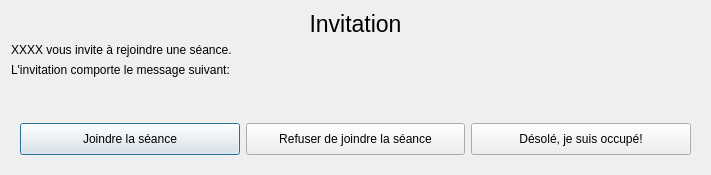
<?xml version="1.0" encoding="UTF-8"?>
<ui version="4.0">
 <class>JoinSessionDialog</class>
 <widget class="QDialog" name="JoinSessionDialog">
  <property name="geometry">
   <rect>
    <x>0</x>
    <y>0</y>
    <width>711</width>
    <height>175</height>
   </rect>
  </property>
  <property name="windowTitle">
   <string>Invitation à rejoindre une séance</string>
  </property>
  <layout class="QVBoxLayout" name="verticalLayout">
   <item>
    <widget class="QLabel" name="lblInvite">
     <property name="sizePolicy">
      <sizepolicy hsizetype="Preferred" vsizetype="Maximum">
       <horstretch>0</horstretch>
       <verstretch>0</verstretch>
      </sizepolicy>
     </property>
     <property name="font">
      <font>
       <pointsize>17</pointsize>
      </font>
     </property>
     <property name="text">
      <string>Invitation</string>
     </property>
     <property name="alignment">
      <set>Qt::AlignCenter</set>
     </property>
    </widget>
   </item>
   <item>
    <widget class="QLabel" name="lblInviteText">
     <property name="sizePolicy">
      <sizepolicy hsizetype="Preferred" vsizetype="Maximum">
       <horstretch>0</horstretch>
       <verstretch>0</verstretch>
      </sizepolicy>
     </property>
     <property name="text">
      <string>XXXX vous invite à rejoindre une séance.</string>
     </property>
    </widget>
   </item>
   <item>
    <widget class="QLabel" name="lblInviteMsg">
     <property name="sizePolicy">
      <sizepolicy hsizetype="Preferred" vsizetype="Maximum">
       <horstretch>0</horstretch>
       <verstretch>0</verstretch>
      </sizepolicy>
     </property>
     <property name="text">
      <string>L'invitation comporte le message suivant:</string>
     </property>
    </widget>
   </item>
   <item>
    <spacer name="verticalSpacer">
     <property name="orientation">
      <enum>Qt::Vertical</enum>
     </property>
     <property name="sizeHint" stdset="0">
      <size>
       <width>20</width>
       <height>40</height>
      </size>
     </property>
    </spacer>
   </item>
   <item>
    <widget class="QFrame" name="frameButtons">
     <layout class="QHBoxLayout" name="horizontalLayout">
      <item>
       <widget class="QPushButton" name="btnJoinSession">
        <property name="sizePolicy">
         <sizepolicy hsizetype="Preferred" vsizetype="Fixed">
          <horstretch>0</horstretch>
          <verstretch>0</verstretch>
         </sizepolicy>
        </property>
        <property name="minimumSize">
         <size>
          <width>175</width>
          <height>32</height>
         </size>
        </property>
        <property name="cursor">
         <cursorShape>PointingHandCursor</cursorShape>
        </property>
        <property name="text">
         <string>Joindre la séance</string>
        </property>
        <property name="icon">
         <iconset resource="../../resources/TeraClient.qrc">
          <normaloff>:/icons/ok2.png</normaloff>:/icons/ok2.png</iconset>
        </property>
        <property name="iconSize">
         <size>
          <width>24</width>
          <height>24</height>
         </size>
        </property>
       </widget>
      </item>
      <item>
       <widget class="QPushButton" name="btnDenySession">
        <property name="sizePolicy">
         <sizepolicy hsizetype="Preferred" vsizetype="Fixed">
          <horstretch>0</horstretch>
          <verstretch>0</verstretch>
         </sizepolicy>
        </property>
        <property name="minimumSize">
         <size>
          <width>175</width>
          <height>32</height>
         </size>
        </property>
        <property name="cursor">
         <cursorShape>PointingHandCursor</cursorShape>
        </property>
        <property name="text">
         <string>Refuser de joindre la séance</string>
        </property>
        <property name="icon">
         <iconset resource="../../resources/TeraClient.qrc">
          <normaloff>:/icons/error2.png</normaloff>:/icons/error2.png</iconset>
        </property>
        <property name="iconSize">
         <size>
          <width>24</width>
          <height>24</height>
         </size>
        </property>
       </widget>
      </item>
      <item>
       <widget class="QPushButton" name="btnBusySession">
        <property name="sizePolicy">
         <sizepolicy hsizetype="Preferred" vsizetype="Fixed">
          <horstretch>0</horstretch>
          <verstretch>0</verstretch>
         </sizepolicy>
        </property>
        <property name="minimumSize">
         <size>
          <width>175</width>
          <height>32</height>
         </size>
        </property>
        <property name="cursor">
         <cursorShape>PointingHandCursor</cursorShape>
        </property>
        <property name="text">
         <string>Désolé, je suis occupé!</string>
        </property>
        <property name="icon">
         <iconset resource="../../resources/TeraClient.qrc">
          <normaloff>:/icons/warning.png</normaloff>:/icons/warning.png</iconset>
        </property>
        <property name="iconSize">
         <size>
          <width>24</width>
          <height>24</height>
         </size>
        </property>
       </widget>
      </item>
     </layout>
    </widget>
   </item>
  </layout>
 </widget>
 <resources>
  <include location="../../resources/TeraClient.qrc"/>
 </resources>
 <connections/>
</ui>
